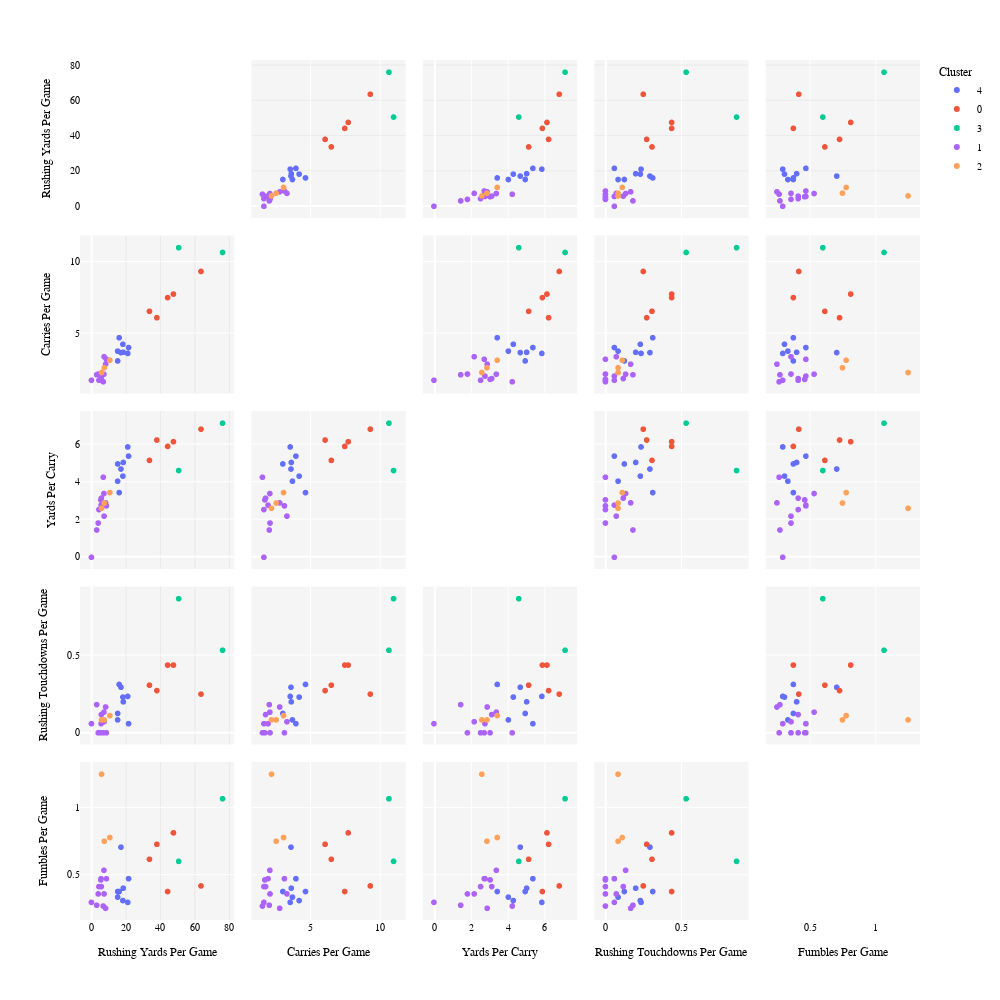

The code cell stored with this chart in its notebook:
### Code cell
graph_pair_plot_plotly(df=df_5, cluster_rankings=cluster_ranking_5,
                       position=position, stats=stats, 
                       save_suffix=suffix, font_size=font_size, marker_size=marker_size,
                       height=dim, width=dim
                      )

### Figure 1 — Plotly figure (JSON) as saved in the notebook; plotly's stock layout.template omitted (floating-point values rounded to 4 significant figures)
{"data": [{"diagonal": {"visible": false}, "dimensions": [{"axis": {"matches": true}, "label": "Rushing Yards Per Game", "values": [21.06, 16.06, 21.53, 17.12, 18.47, 15.17, 15.19, 18.23]}, {"axis": {"matches": true}, "label": "Carries Per Game", "values": [3.588, 4.688, 4, 3.647, 3.667, 3.75, 3.062, 4.231]}, {"axis": {"matches": true}, "label": "Yards Per Carry", "values": [5.87, 3.43, 5.38, 4.69, 5.04, 4.04, 4.96, 4.31]}, {"axis": {"matches": true}, "label": "Rushing Touchdowns Per Game", "values": [0.2353, 0.3125, 0.05882, 0.2941, 0.2, 0.08333, 0.125, 0.2308]}, {"axis": {"matches": true}, "label": "Fumbles Per Game", "values": [0.2941, 0.375, 0.4706, 0.7059, 0.4, 0.3333, 0.375, 0.3077]}], "hovertemplate": "<b>%{hovertext}</b><br><br>Cluster=4<br>%{xaxis.title.text}=%{x}<br>%{yaxis.title.text}=%{y}<extra></extra>", "hovertext": ["Patrick Mahomes", "Joe Burrow", "Geno Smith", "Trevor Lawrence", "Russell Wilson", "Dak Prescott", "Jacoby Brissett", "Kenny Pickett"], "legendgroup": "4", "marker": {"color": "#636efa", "size": 6, "symbol": "circle"}, "name": "4", "showlegend": true, "type": "splom"}, {"diagonal": {"visible": false}, "dimensions": [{"axis": {"matches": true}, "label": "Rushing Yards Per Game", "values": [47.62, 44.25, 63.67, 38, 33.69]}, {"axis": {"matches": true}, "label": "Carries Per Game", "values": [7.75, 7.5, 9.333, 6.091, 6.538]}, {"axis": {"matches": true}, "label": "Yards Per Carry", "values": [6.15, 5.9, 6.82, 6.24, 5.15]}, {"axis": {"matches": true}, "label": "Rushing Touchdowns Per Game", "values": [0.4375, 0.4375, 0.25, 0.2727, 0.3077]}, {"axis": {"matches": true}, "label": "Fumbles Per Game", "values": [0.8125, 0.375, 0.4167, 0.7273, 0.6154]}], "hovertemplate": "<b>%{hovertext}</b><br><br>Cluster=0<br>%{xaxis.title.text}=%{x}<br>%{yaxis.title.text}=%{y}<extra></extra>", "hovertext": ["Josh Allen", "Daniel Jones", "Lamar Jackson", "Kyler Murray", "Marcus Mariota"], "legendgroup": "0", "marker": {"color": "#EF553B", "size": 6, "symbol": "circle"}, "name": "0", "showlegend": true, "type": "splom"}, {"diagonal": {"visible": false}, "dimensions": [{"axis": {"matches": true}, "label": "Rushing Yards Per Game", "values": [50.67, 76.2]}, {"axis": {"matches": true}, "label": "Carries Per Game", "values": [11, 10.67]}, {"axis": {"matches": true}, "label": "Yards Per Carry", "values": [4.61, 7.14]}, {"axis": {"matches": true}, "label": "Rushing Touchdowns Per Game", "values": [0.8667, 0.5333]}, {"axis": {"matches": true}, "label": "Fumbles Per Game", "values": [0.6, 1.067]}], "hovertemplate": "<b>%{hovertext}</b><br><br>Cluster=3<br>%{xaxis.title.text}=%{x}<br>%{yaxis.title.text}=%{y}<extra></extra>", "hovertext": ["Jalen Hurts", "Justin Fields"], "legendgroup": "3", "marker": {"color": "#00cc96", "size": 6, "symbol": "circle"}, "name": "3", "showlegend": true, "type": "splom"}, {"diagonal": {"visible": false}, "dimensions": [{"axis": {"matches": true}, "label": "Rushing Yards Per Game", "values": [5.706, 4.294, 8.647, -0.05882, 5.529, 5.385, 6.8, 7.2, 3.857, 7.286, 3, 8.167]}, {"axis": {"matches": true}, "label": "Carries Per Game", "values": [1.824, 1.706, 3.176, 1.706, 2, 1.769, 1.6, 2.133, 2.143, 3.357, 2.091, 2.833]}, {"axis": {"matches": true}, "label": "Yards Per Carry", "values": [3.13, 2.52, 2.72, -0.03, 2.76, 3.04, 4.25, 3.38, 1.8, 2.17, 1.43, 2.88]}, {"axis": {"matches": true}, "label": "Rushing Touchdowns Per Game", "values": [0.1176, 0, 0, 0.05882, 0.05882, 0, 0, 0.1333, 0, 0.07143, 0.1818, 0.1667]}, {"axis": {"matches": true}, "label": "Fumbles Per Game", "values": [0.4118, 0.4118, 0.4706, 0.2941, 0.4706, 0.4615, 0.2667, 0.5333, 0.3571, 0.3571, 0.2727, 0.25]}], "hovertemplate": "<b>%{hovertext}</b><br><br>Cluster=1<br>%{xaxis.title.text}=%{x}<br>%{yaxis.title.text}=%{y}<extra></extra>", "hovertext": ["Kirk Cousins", "Jared Goff", "Justin Herbert", "Tom Brady", "Aaron Rodgers", "Tua Tagovailoa", "Derek Carr", "Davis Mills", "Andy Dalton", "Mac Jones", "Jimmy Garoppolo", "Ryan Tannehill"], "legendgroup": "1", "marker": {"color": "#ab63fa", "size": 6, "symbol": "circle"}, "name": "1", "showlegend": true, "type": "splom"}, {"diagonal": {"visible": false}, "dimensions": [{"axis": {"matches": true}, "label": "Rushing Yards Per Game", "values": [5.833, 7.417, 10.67]}, {"axis": {"matches": true}, "label": "Carries Per Game", "values": [2.25, 2.583, 3.111]}, {"axis": {"matches": true}, "label": "Yards Per Carry", "values": [2.59, 2.87, 3.43]}, {"axis": {"matches": true}, "label": "Rushing Touchdowns Per Game", "values": [0.08333, 0.08333, 0.1111]}, {"axis": {"matches": true}, "label": "Fumbles Per Game", "values": [1.25, 0.75, 0.7778]}], "hovertemplate": "<b>%{hovertext}</b><br><br>Cluster=2<br>%{xaxis.title.text}=%{x}<br>%{yaxis.title.text}=%{y}<extra></extra>", "hovertext": ["Matt Ryan", "Baker Mayfield", "Taylor Heinicke"], "legendgroup": "2", "marker": {"color": "#FFA15A", "size": 6, "symbol": "circle"}, "name": "2", "showlegend": true, "type": "splom"}], "layout": {"dragmode": "select", "font": {"color": "black", "family": "Courier New, monospace", "size": 10}, "height": 1000, "legend": {"title": {"text": "Cluster"}, "tracegroupgap": 0}, "margin": {"t": 60}, "paper_bgcolor": "rgba(0,0,0,0)", "plot_bgcolor": "rgba(245, 245, 245, 1)", "showlegend": true, "width": 1000, "xaxis": {"gridcolor": "rgba(200, 200, 200, 0.5)", "gridwidth": 0.5, "showgrid": true}, "yaxis": {"gridcolor": "rgba(200, 200, 200, 0.5)", "gridwidth": 0.5, "showgrid": true}}}
